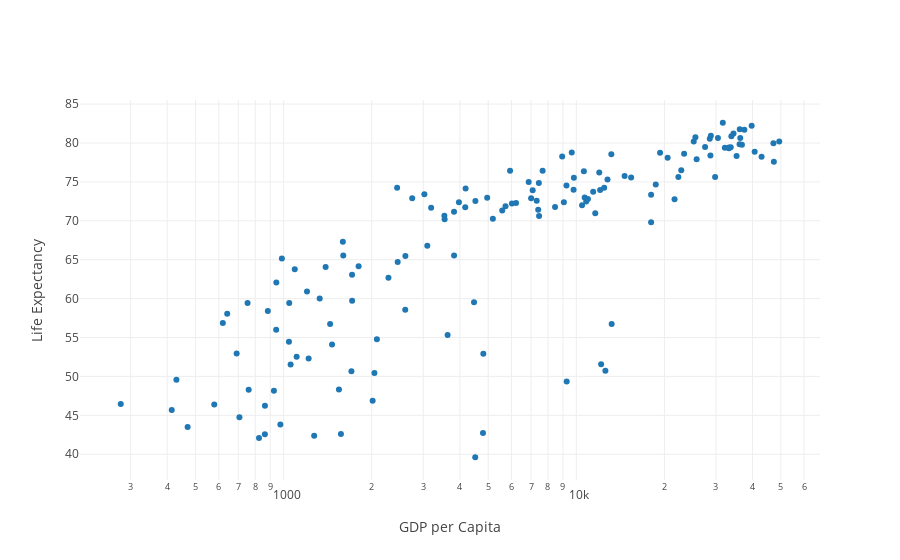

Notebook cell for this chart:
### Code cell
df = pd.read_csv('https://raw.githubusercontent.com/plotly/datasets/master/gapminder2007.csv')

fig = {
        'data': [
              {
              'x': df.gdpPercap, 
                'y': df.lifeExp, 
                'text': df.country, 
                'mode': 'markers', 
                'name': '2007'},
        ],
        'layout': {
            'xaxis': {'title': 'GDP per Capita', 'type': 'log'},
            'yaxis': {'title': "Life Expectancy"}
        }
    }

py.offline.iplot(fig)

### Figure 1 — Plotly figure (JSON) as saved in the notebook; plotly's stock layout.template omitted (floating-point values rounded to 4 significant figures; data arrays with more than 128 entries replaced by an {"elided": "..."} marker saying what was removed)
{"data": [{"mode": "markers", "name": "2007", "text": {"elided": "142 str values"}, "type": "scatter", "uid": "c23641ed-148d-4869-8cd7-9714c92c4dc6", "x": {"elided": "142 float values"}, "y": {"elided": "142 float values"}}], "layout": {"xaxis": {"title": {"text": "GDP per Capita"}, "type": "log"}, "yaxis": {"title": {"text": "Life Expectancy"}}}}
